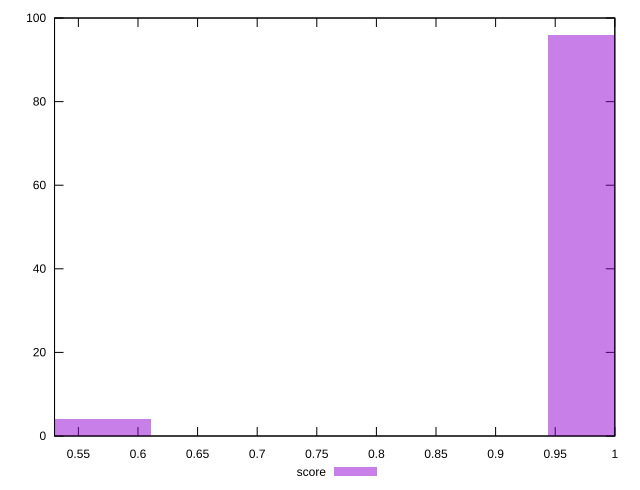

Write the gnuplot code that produced this figure.
reset

$score <<EOF
0.9996471343997586 96
0.555359519110977 4
EOF

set key outside below
set boxwidth 0.1110719038221954
set xrange [0.53:1]
set yrange [0:100]
set trange [0:100]
set style fill transparent solid 0.5 noborder
set terminal svg size 640, 490 enhanced background rgb 'white'
set output "report_00016_2021-02-10T13-31-48.338Z/first-cpu-idle/samples/pages+cached+noadtech+nomedia/score/histogram.svg"

plot $score title "score" with boxes

reset
